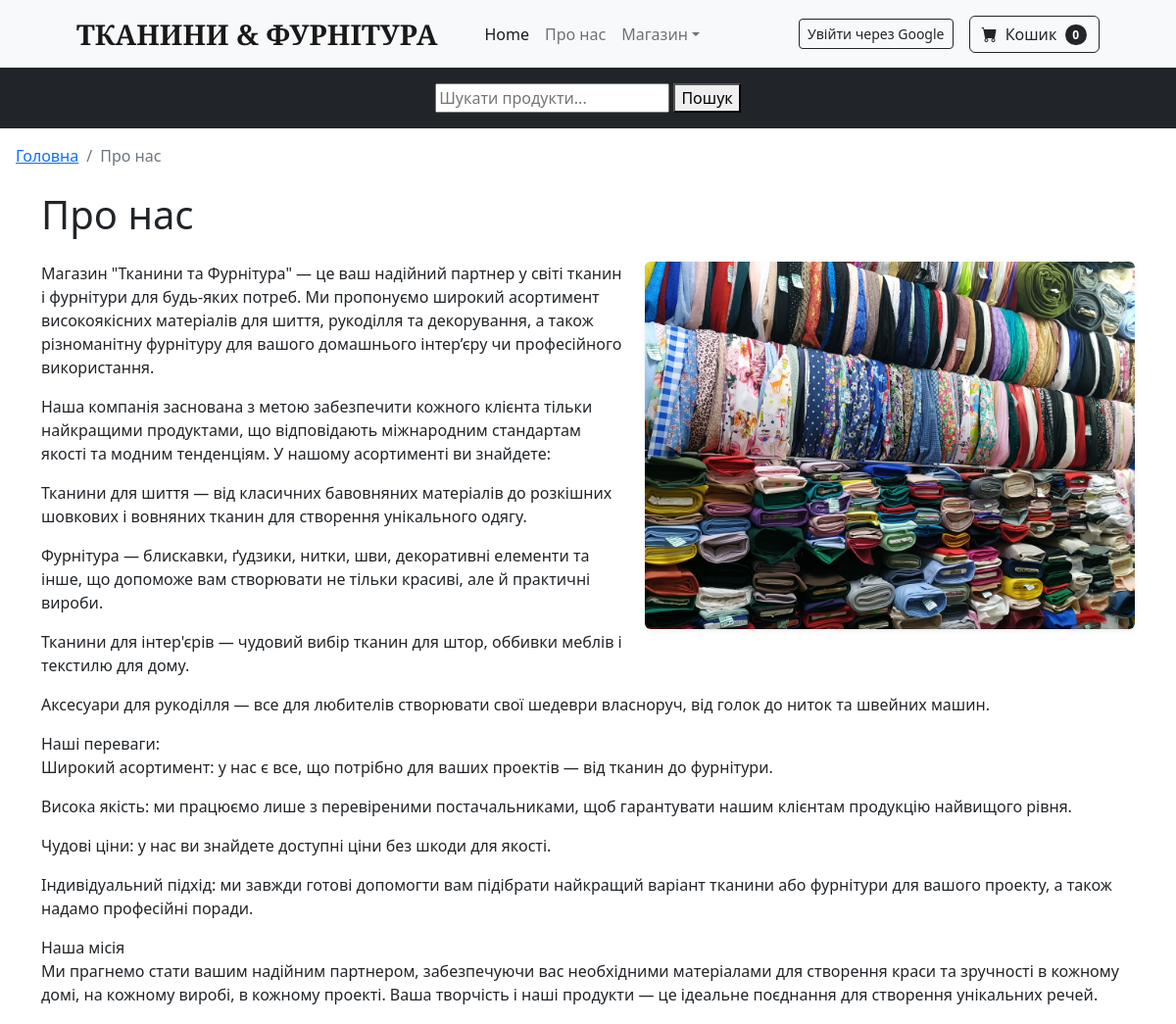
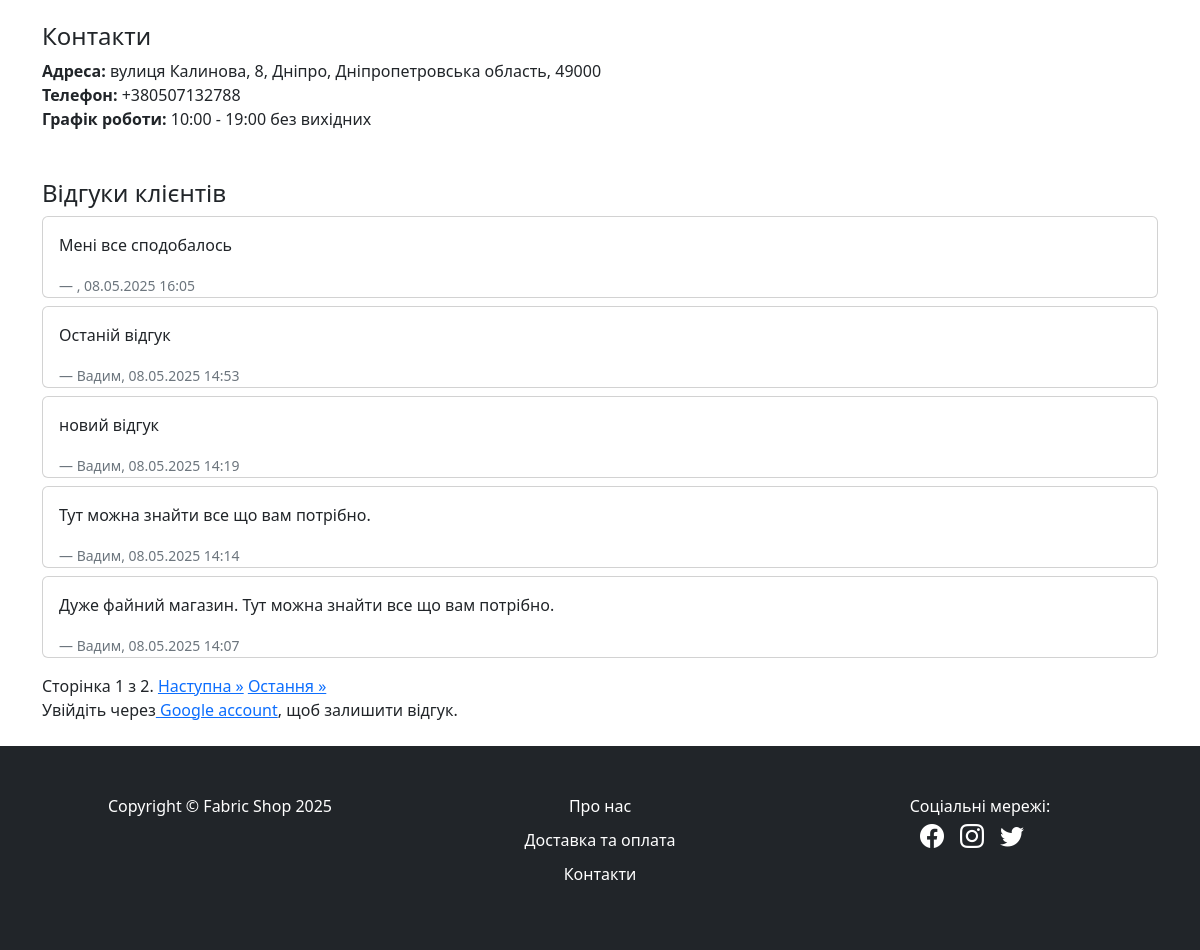
The page /about/ on the database its author committed (2 pictures, top to bottom).
### info/models.py (models this page shows, shortened)
class SiteInfo(models.Model):
    about_text = models.TextField(verbose_name="Про нас")
    working_hours = models.CharField(max_length=255, verbose_name="Графік роботи")
    address = models.CharField(max_length=255, verbose_name="Адреса")
    phone = models.CharField(max_length=50, verbose_name="Телефон")
    image = models.ImageField(upload_to='site_images/', null=True, blank=True, verbose_name="Зображення")
    class Meta:
        verbose_name = "Інформація про сайт"
        verbose_name_plural = "Інформація про сайт"

class Testimonial(models.Model):
    user = models.ForeignKey(User, on_delete=models.CASCADE)
    text = models.TextField(verbose_name="Відгук")
    created_at = models.DateTimeField(auto_now_add=True)
    class Meta:
        verbose_name = "Відгук"
        verbose_name_plural = "Відгуки"

### info/views.py (the view)
# urls.py: path('', views.about_view, name='about'),
def about_view(request):
    site_info = SiteInfo.objects.first()
    testimonials = Testimonial.objects.all().order_by('-created_at')
    paginator = Paginator(testimonials, 5)  # 5 відгуків на сторінку
    page_number = request.GET.get('page')  # Отримуємо номер сторінки з параметрів URL
    try:
        page_obj = paginator.get_page(page_number)  # Отримуємо об'єкт сторінки
    except PageNotAnInteger:
        page_obj = paginator.get_page(1)  # Якщо сторінка не ціле число, показуємо першу
    except EmptyPage:
        page_obj = paginator.get_page(paginator.num_pages)  # Якщо сторінка порожня, показуємо останню
    if request.method == 'POST':
        if request.user.is_authenticated:
            form = TestimonialForm(request.POST)
            if form.is_valid():
                testimonial = form.save(commit=False)
                testimonial.user = request.user  # Прив'язуємо відгук до поточного користувача
                testimonial.save()
                return redirect('info:about')  # Перенаправлення на правильну сторінку
        else:
            return redirect('login')
    else:
        form = TestimonialForm()
    return render(request, 'info/about.html', {
        'site_info': site_info,
        'page_obj': page_obj,  # Передаємо об'єкт сторінки в шаблон
        'form': form,
    })

### info/forms.py
class TestimonialForm(forms.ModelForm):
    class Meta:
        model = Testimonial
        fields = ['text']
        widgets = {
            'text': forms.Textarea(attrs={'class': 'form-control', 'rows': 3, 'placeholder': 'Ваш відгук...'}),
        }

### cart/cart.py (called while the page is built)
    def __len__(self):
        return sum(item['quantity'] for item in self.cart.values())

### cart/context_processors.py (called while the page is built)
def cart_quantity(request):
    cart = Cart(request)
    return {'cart_total_items': len(cart)}

### shop/context_processors.py (called while the page is built)
def categories_with_subcategories(request):
    categories = Category.objects.prefetch_related('subcategories').all()
    return {'nav_categories': categories}

### templates/info/about.html (shortened to what this page needs)
{% extends 'base.html' %}
{% block breadcrumbs %}
<li class="breadcrumb-item active" aria-current="page">Про нас</li>
{% endblock %}
{% block content %}
<div class="container my-4">
    <h1 class="mb-4">Про нас</h1>
    {% if site_info %}
        <div class="clearfix mb-4">
            {% if site_info.image %}
                <img src="{{ site_info.image.url }}" alt="Фото магазину"
                     class="img-fluid rounded shadow-sm float-md-end ms-md-3 mb-3"
                     style="max-width: 500px; height: auto;">
            {% endif %}
            <p>{{ site_info.about_text|linebreaks }}</p>
        </div>
        <h4 class="mt-4" id="contacts">Контакти</h4>
        <ul class="list-unstyled">
            <li><strong>Адреса:</strong> {{ site_info.address }}</li>
            <li><strong>Телефон:</strong> {{ site_info.phone }}</li>
            <li><strong>Графік роботи:</strong> {{ site_info.working_hours }}</li>
        </ul>
    {% else %}
        <p>Інформація ще не додана.</p>
    {% endif %}
    <h4 class="mt-5">Відгуки клієнтів</h4>
    {% for t in page_obj %}
        <div class="card my-2">
            <div class="card-body py-0 px-3">
                <p>{{ t.text|linebreaks }}</p>
                <small class="text-muted">— {{ t.user.first_name }}, {{ t.created_at|date:"d.m.Y H:i" }}</small>
            </div>
        </div>
    {% empty %}
        <p>Ще немає відгуків.</p>
    {% endfor %}
    <div class="pagination mt-3">
        <span class="step-links">
            <span class="current">
                Сторінка {{ page_obj.number }} з {{ page_obj.paginator.num_pages }}.
            </span>
            {% if page_obj.has_next %}
                <a href="?page={{ page_obj.next_page_number }}">Наступна »</a>
                <a href="?page={{ page_obj.paginator.num_pages }}">Остання »</a>
            {% endif %}
        </span>
    </div>
    {% if user.is_authenticated %}
        <h5 class="mt-4">Залишити відгук</h5>
        <form method="post">
            {% csrf_token %}
            {{ form.as_p }}
            <button type="submit" class="btn btn-primary">Надіслати</button>
        </form>
    {% else %}
        <p>Увійдіть через<a href="{% url 'account_login' %}"> Google account</a>, щоб залишити відгук.</p>
    {% endif %}
</div>
{% endblock %}

### rows shown on the page
SiteInfo: image (picture), about_text "Магазин \"Тканини та Фурнітура\" — це ваш надійний партнер у світі тканин і фурнітури для будь-яких потреб. Ми пропонуємо широкий асортимент високоякісних матеріалів для шиття, рукоділля та декорування, а також різноманітну фурнітуру для вашого домашнього інтер’єру чи професійного використання. Наша компанія заснована з метою забезпечити кожного клієнта тільки найкращими продуктами, що відповідають міжнародним стандартам якості та модним тенденціям. У нашому асортименті ви знайдете: Тканини для шиття — від класичних бавовняних матеріалів до розкішних шовкових і вовняних тканин для створення унікального одягу. Фурнітура — блискавки, ґудзики, нитки, шви, декоративні елементи та інше, що…", address "вулиця Калинова, 8, Дніпро, Дніпропетровська область, 49000", phone "+380507132788", working_hours "10:00 - 19:00 без вихідних"
Testimonial: text "Мені все сподобалось", created_at "08.05.2025 16:05"
Testimonial: text "Останій відгук", user.first_name "Вадим", created_at "08.05.2025 14:53"
Testimonial: text "новий відгук", user.first_name "Вадим", created_at "08.05.2025 14:19"
Testimonial: text "Тут можна знайти все що вам потрібно.", user.first_name "Вадим", created_at "08.05.2025 14:14"
Testimonial: text "Дуже файний магазин. Тут можна знайти все що вам потрібно.", user.first_name "Вадим", created_at "08.05.2025 14:07"

### other values the page prints
{{ cart_total_items }} "0"
{{ page_obj.number }} "1"
{{ page_obj.paginator.num_pages }} "2"
